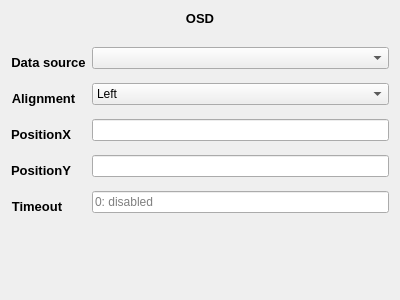
<?xml version="1.0" encoding="UTF-8"?>
<ui version="4.0">
 <class>Form</class>
 <widget class="CDPBaseContainer" name="Form">
  <property name="geometry">
   <rect>
    <x>0</x>
    <y>0</y>
    <width>400</width>
    <height>300</height>
   </rect>
  </property>
  <property name="windowTitle">
   <string>Form</string>
  </property>
  <property name="cdpTargetRouting">
   <string>VWController.VisionControllers.VisionController0.Tile01.OSDPort</string>
  </property>
  <layout class="QVBoxLayout" name="verticalLayout">
   <item>
    <widget class="CDPBaseLabel" name="label_54">
     <property name="minimumSize">
      <size>
       <width>0</width>
       <height>30</height>
      </size>
     </property>
     <property name="font">
      <font>
       <family>Arial</family>
       <pointsize>10</pointsize>
       <bold>true</bold>
      </font>
     </property>
     <property name="text">
      <string>OSD</string>
     </property>
     <property name="alignment">
      <set>Qt::AlignHCenter|Qt::AlignTop</set>
     </property>
     <property name="cdpRouting" stdset="0">
      <string>.ShortName</string>
     </property>
    </widget>
   </item>
   <item>
    <layout class="QFormLayout" name="formLayout">
     <item row="0" column="1">
      <widget class="CDPBaseComboBox" name="comboBox">
       <property name="svgFile">
        <string notr="true">:/themes/openbridge5_day/buttons/spinBox.svg</string>
       </property>
       <property name="cdpUseIndexNr" stdset="0">
        <bool>true</bool>
       </property>
       <property name="cdpRouting" stdset="0">
        <string>.TextIndex</string>
       </property>
       <property name="pushRoutables" stdset="0">
        <stringlist notr="true">
         <string>cdpRouting</string>
        </stringlist>
       </property>
       <item>
        <property name="text">
         <string/>
        </property>
       </item>
       <item>
        <property name="text">
         <string>Gangway Load</string>
        </property>
       </item>
       <item>
        <property name="text">
         <string>Crane Load</string>
        </property>
       </item>
       <item>
        <property name="text">
         <string>Gangway Mode</string>
        </property>
       </item>
      </widget>
     </item>
     <item row="0" column="0">
      <widget class="CDPBaseLabel" name="label_55">
       <property name="minimumSize">
        <size>
         <width>0</width>
         <height>30</height>
        </size>
       </property>
       <property name="font">
        <font>
         <family>Arial</family>
         <pointsize>10</pointsize>
         <bold>true</bold>
        </font>
       </property>
       <property name="text">
        <string>Data source</string>
       </property>
       <property name="alignment">
        <set>Qt::AlignCenter</set>
       </property>
      </widget>
     </item>
     <item row="1" column="1">
      <widget class="CDPBaseComboBox" name="comboBox_2">
       <property name="svgFile">
        <string notr="true">:/themes/openbridge5_day/buttons/spinBox.svg</string>
       </property>
       <property name="cdpRouting" stdset="0">
        <string>.Alignment</string>
       </property>
       <property name="pushRoutables" stdset="0">
        <stringlist notr="true">
         <string>cdpRouting</string>
        </stringlist>
       </property>
       <item>
        <property name="text">
         <string>Left</string>
        </property>
       </item>
       <item>
        <property name="text">
         <string>Center</string>
        </property>
       </item>
       <item>
        <property name="text">
         <string>Right</string>
        </property>
       </item>
      </widget>
     </item>
     <item row="1" column="0">
      <widget class="CDPBaseLabel" name="label_56">
       <property name="minimumSize">
        <size>
         <width>0</width>
         <height>30</height>
        </size>
       </property>
       <property name="font">
        <font>
         <family>Arial</family>
         <pointsize>10</pointsize>
         <bold>true</bold>
        </font>
       </property>
       <property name="text">
        <string>Alignment</string>
       </property>
       <property name="alignment">
        <set>Qt::AlignCenter</set>
       </property>
      </widget>
     </item>
     <item row="2" column="0">
      <widget class="CDPBaseLabel" name="label_57">
       <property name="minimumSize">
        <size>
         <width>0</width>
         <height>30</height>
        </size>
       </property>
       <property name="font">
        <font>
         <family>Arial</family>
         <pointsize>10</pointsize>
         <bold>true</bold>
        </font>
       </property>
       <property name="text">
        <string>PositionX</string>
       </property>
       <property name="alignment">
        <set>Qt::AlignCenter</set>
       </property>
      </widget>
     </item>
     <item row="3" column="0">
      <widget class="CDPBaseLabel" name="label_58">
       <property name="minimumSize">
        <size>
         <width>0</width>
         <height>30</height>
        </size>
       </property>
       <property name="font">
        <font>
         <family>Arial</family>
         <pointsize>10</pointsize>
         <bold>true</bold>
        </font>
       </property>
       <property name="text">
        <string>PositionY</string>
       </property>
       <property name="alignment">
        <set>Qt::AlignCenter</set>
       </property>
      </widget>
     </item>
     <item row="4" column="0">
      <widget class="CDPBaseLabel" name="label_59">
       <property name="minimumSize">
        <size>
         <width>0</width>
         <height>30</height>
        </size>
       </property>
       <property name="font">
        <font>
         <family>Arial</family>
         <pointsize>10</pointsize>
         <bold>true</bold>
        </font>
       </property>
       <property name="text">
        <string>Timeout</string>
       </property>
       <property name="alignment">
        <set>Qt::AlignCenter</set>
       </property>
      </widget>
     </item>
     <item row="2" column="1">
      <widget class="CDPBaseLineEdit" name="lineEdit">
       <property name="svgFile">
        <string notr="true">:/themes/openbridge5_day/backgrounds/bgLineEdit.svg</string>
       </property>
       <property name="padType">
        <enum>CDPBaseLineEdit::NumPad</enum>
       </property>
       <property name="padTitle" stdset="0">
        <string>Position X</string>
       </property>
       <property name="cdpRouting" stdset="0">
        <string>.PosX</string>
       </property>
       <property name="pushRoutables" stdset="0">
        <stringlist notr="true">
         <string>cdpRouting</string>
        </stringlist>
       </property>
      </widget>
     </item>
     <item row="3" column="1">
      <widget class="CDPBaseLineEdit" name="lineEdit_2">
       <property name="svgFile">
        <string notr="true">:/themes/openbridge5_day/backgrounds/bgLineEdit.svg</string>
       </property>
       <property name="padType">
        <enum>CDPBaseLineEdit::NumPad</enum>
       </property>
       <property name="padTitle" stdset="0">
        <string>Position Y</string>
       </property>
       <property name="cdpRouting" stdset="0">
        <string>.PosY</string>
       </property>
       <property name="pushRoutables" stdset="0">
        <stringlist notr="true">
         <string>cdpRouting</string>
        </stringlist>
       </property>
      </widget>
     </item>
     <item row="4" column="1">
      <widget class="CDPBaseLineEdit" name="lineEdit_3">
       <property name="placeholderText">
        <string>0: disabled</string>
       </property>
       <property name="svgFile">
        <string notr="true">:/themes/openbridge5_day/backgrounds/bgLineEdit.svg</string>
       </property>
       <property name="padType">
        <enum>CDPBaseLineEdit::NumPad</enum>
       </property>
       <property name="padTitle" stdset="0">
        <string>Timeout in seconds</string>
       </property>
       <property name="cdpRouting" stdset="0">
        <string>.Timeout</string>
       </property>
       <property name="pushRoutables" stdset="0">
        <stringlist notr="true">
         <string>cdpRouting</string>
        </stringlist>
       </property>
      </widget>
     </item>
    </layout>
   </item>
   <item>
    <spacer name="verticalSpacer">
     <property name="orientation">
      <enum>Qt::Vertical</enum>
     </property>
     <property name="sizeHint" stdset="0">
      <size>
       <width>20</width>
       <height>41</height>
      </size>
     </property>
    </spacer>
   </item>
  </layout>
 </widget>
 <customwidgets>
  <customwidget>
   <class>CDPBaseLineEdit</class>
   <extends>QLineEdit</extends>
   <header>CDPBaseWidgets/CDPBaseLineEdit.h</header>
  </customwidget>
  <customwidget>
   <class>CDPBaseComboBox</class>
   <extends>QComboBox</extends>
   <header>CDPBaseWidgets/CDPBaseComboBox.h</header>
  </customwidget>
  <customwidget>
   <class>CDPBaseContainer</class>
   <extends>QWidget</extends>
   <header>CDPBaseWidgets/CDPBaseContainer.h</header>
   <container>1</container>
  </customwidget>
  <customwidget>
   <class>CDPBaseLabel</class>
   <extends>QLabel</extends>
   <header>CDPBaseWidgets/CDPBaseLabel.h</header>
  </customwidget>
 </customwidgets>
 <resources/>
 <connections/>
</ui>
